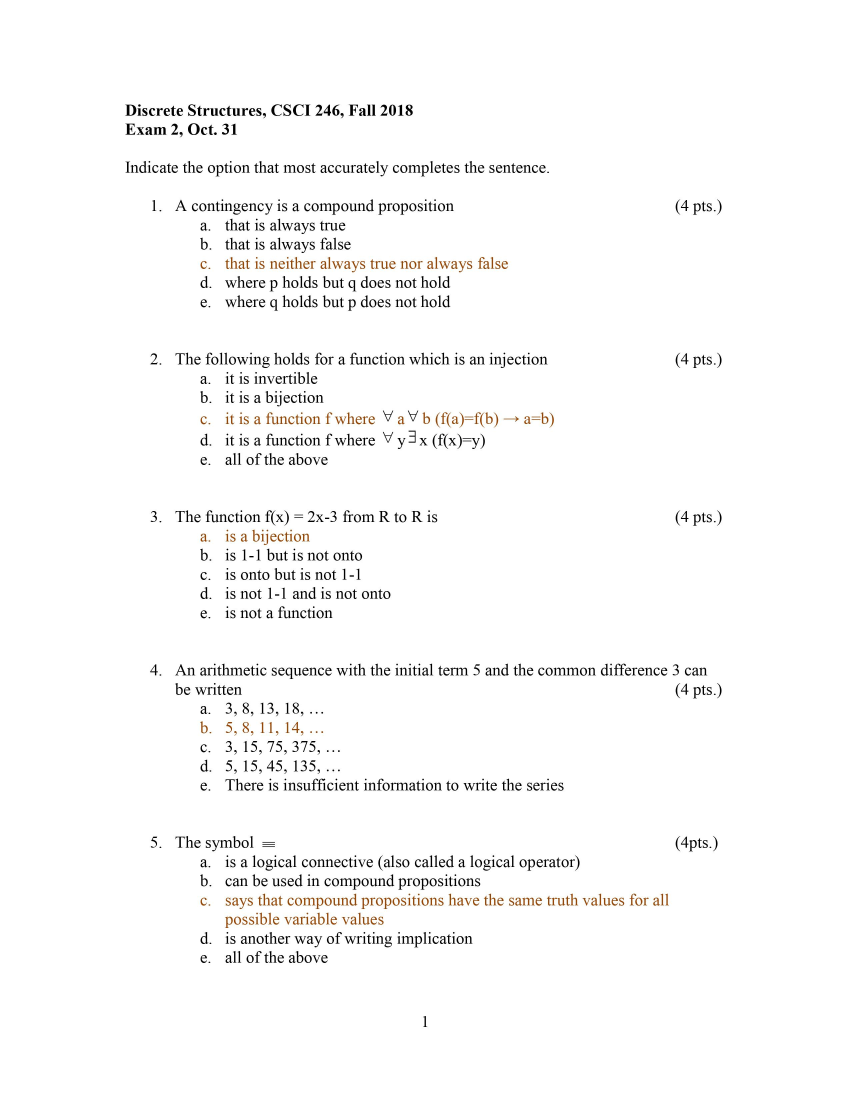
#> input picture Example3/my-convert-001.jpg, 2550 x 3300 px (shown at 1/3 size)
$ python OpenCVCompression.py
#> lines starting #> are read from the running program, lines starting #| are printed output that depends on the picture
#Python OpenCV script to test out JPEG compression rates

import cv2
import numpy as np

def save(path, image, jpg_quality=None): #, png_compression=None
  '''
  persist :image: object to disk. if path is given, load() first.
  jpg_quality: for jpeg only. 0 - 100 (higher means better). Default is 95.
  png_compression: For png only. 0 - 9 (higher means a smaller size and longer compression time).
                  Default is 3.
  '''

  if jpg_quality:

    cv2.imwrite(path, image, [int(cv2.IMWRITE_JPEG_QUALITY), jpg_quality])
#   elif png_compression:
#     cv2.imwrite(path, image, [int(cv2.IMWRITE_PNG_COMPRESSION), png_compression])
  else:
    cv2.imwrite(path, image)


def resize(path, image, dim):
    # resize imagek
    resized = cv2.resize(image, dim, interpolation = cv2.INTER_CUBIC)
    cv2.imwrite(path, resized)

def main():

    imgpath = "Example3/my-convert-001.jpg"
    img = cv2.imread(imgpath)
#> img is the input picture: shape (3300, 2550, 3); mean B, G, R 249.2, 249.5, 249.7

    #display the image
    cv2.imshow('My JPG Conversion', img)

    # save the image in JPEG format with 85% quality
    outpath_jpeg = "Example3/OpenCVCompression.jpg"

    save(outpath_jpeg,img,jpg_quality=1)

    compImg_path = "Example3/OpenCVCompression.jpg"
    compImg = cv2.imread(compImg_path)

    compOutPath_jpeg = "Example3/OpenCVResized.jpg"

    width = 640
    height = 829
    dim = (width, height)

    resize(compOutPath_jpeg, compImg, dim)
#> in resize, `resized = cv2.resize(image, dim, interpolation = cv2.INTER_CUBIC)`:
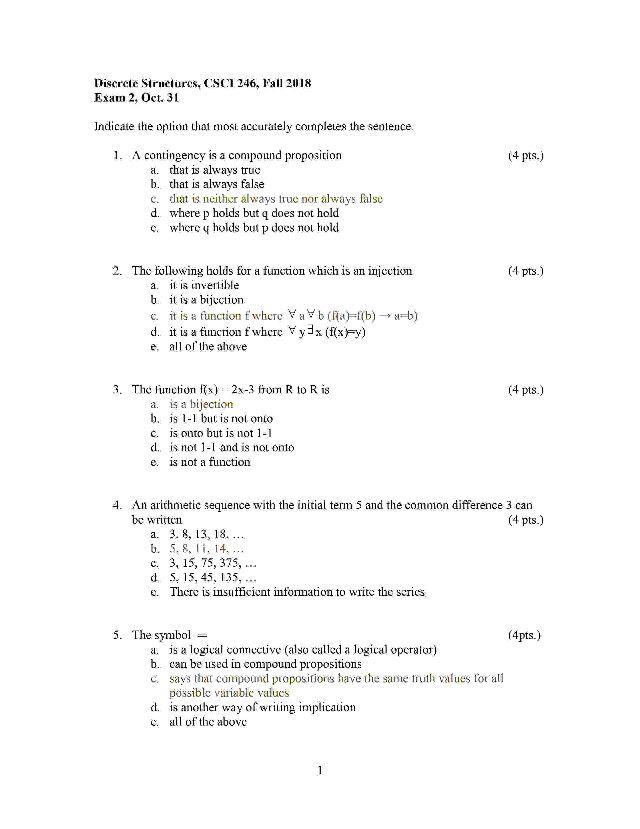
#> resized: shape (829, 640, 3); mean B, G, R 249.1, 249.2, 249.2

    # outpath_png = "Hanif_Save_PNG.png"

    # # save the image in PNG format with 4 Compression
    # save(outpath_png, img,png_compression=4)

    cv2.waitKey(0)
    #destroy a certain window
    cv2.destroyWindow('My JPG Conversion')

if __name__ == "__main__":
    main()
